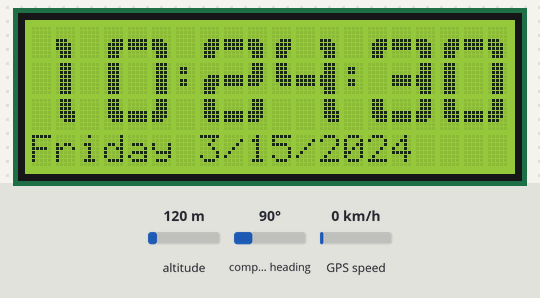
This sketch was run on a simulated Arduino Uno, built with avr-gcc and run on an emulated ATmega328P. Shown: 20×4 character LCD. Inputs (shaded band) come from the test bench; at power-on: altitude 120 m, compass heading 90°, GPS speed 0 km/h. The local clock reads 2024-03-15 10:24:30 at power-on unless the sketch sets it; the GPS gets a fix after 3 s at 37.7749, -122.4194 with 8 satellites.

Above: at 0.3 s.
At 5.3 s:
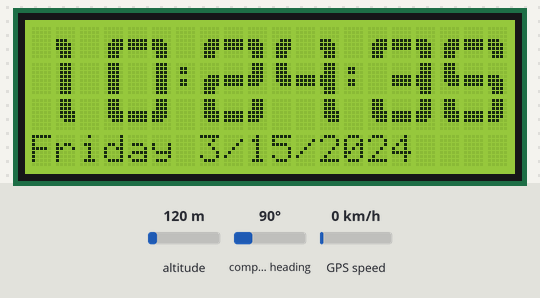
At 9.3 s:
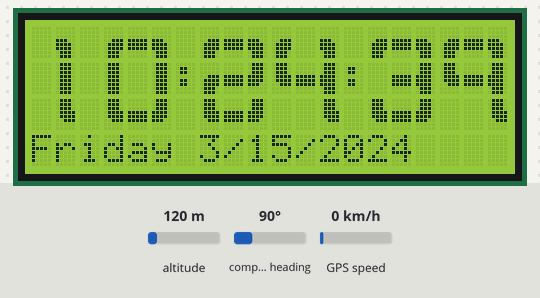
At 19.3 s:
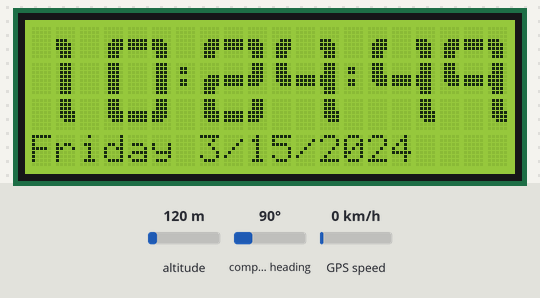
At 29.3 s:
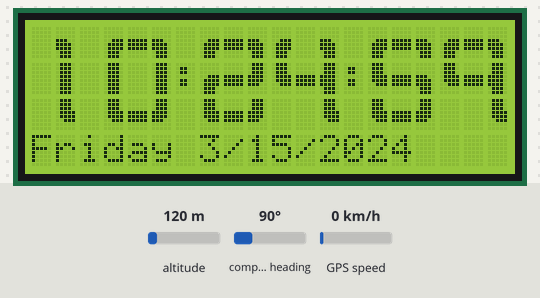
At 38.3 s:
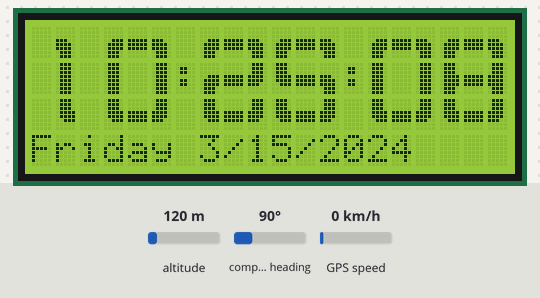

Measured:
- what the display in image 2 shows lasts 1.0 s, from 9.2 s to 10.2 s

The sketch:

GpsClock.ino
```cpp
/**
 * Simple clock using GPS and 20x4 I2C LCD display
 */

#include <TimeLib.h>
#include <Timezone.h>
#include <TinyGPS++.h>
#include <LiquidCrystal_I2C.h>
#include <SoftwareSerial.h>
#include "font.h"

LiquidCrystal_I2C lcd = LiquidCrystal_I2C(0x27, 20, 4);
TinyGPSPlus gps;
SoftwareSerial ss(4, 3);

TimeChangeRule usEDT = { "EDT", Second, Sun, Mar, 2, -240 };  //UTC - 4 hours
TimeChangeRule usEST = { "EST", First, Sun, Nov, 2, -300 };   //UTC - 5 hours
Timezone usEastern(usEDT, usEST);

boolean useMilitaryTime = false;

/**
 * Draw a big digit to the display
 */
void drawDigit(const int h, const int c) {
  const uint8_t *d PROGMEM = digit[c];

  for (int v = 0; v < 3; v++) {
    lcd.setCursor(h, v);
    lcd.write(pgm_read_byte(d++));
    lcd.write(pgm_read_byte(d++));
    lcd.write(pgm_read_byte(d++));
  }
}

/**
 * Draw a 2 digit integer in big digits
 */
void drawDigits(const int h, const int number) {
  drawDigit(h, (number / 10) % 10);
  drawDigit(h+3, number % 10);
}

uint8_t lastDay = -1;

void drawDate(time_t n) {
  uint8_t m = month(n);
  uint8_t d = day(n);
  short y = year(n);

  if (d != lastDay) {
    lastDay = d;

    lcd.setCursor(0, 3);
    for (int i = 0; i < 20; i++) {
      lcd.write(' ');
    }

    lcd.setCursor(0, 3);
    lcd.print(dayStr(weekday(n)));
    lcd.write(' ');
    lcd.print(m);
    lcd.write('/');
    lcd.print(d);
    lcd.write('/');
    lcd.print(y);
  }
}

uint8_t lastHour = -1, lastMinute = -1, lastSecond = -1;

/**
 * Draw the time in big digits, only updating the components that have changed.
 */
void drawTime(time_t n) {
  uint8_t h = hour(n);
  uint8_t m = minute(n);
  uint8_t s = second(n);

  if (!useMilitaryTime && h > 12) {
    h -= 12;
  }

  if (s != lastSecond) {
    drawDigits(14, s);

    if (m != lastMinute) {
      lastMinute = m;
      drawDigits(7, m);

      if (h != lastHour) {
        lastHour = h;
        drawDigits(0, h);
      }
    }
  }
}


uint8_t ls = 60;
void loop() {
  handleGps();

  uint8_t sec = gps.time.second();

  if (sec != ls) {
    ls = sec;

    setTime(gps.time.hour(), gps.time.minute(), sec, gps.date.day(), gps.date.month(), gps.date.year());

    if (timeStatus() == timeSet) {
      time_t localTime = usEastern.toLocal(now());

      drawTime(localTime);
      drawDate(localTime);
    }
  }
}

static void handleGps() {
  while (ss.available()) {
    gps.encode(ss.read());
  }
}

/**
 * Create a custom character from PROGMEM to the LCD
 */
void createChar(const int n, const uint8_t *data) {
  uint8_t ram[8];

  memcpy_P(ram, data, 8);

  lcd.createChar(n, ram);
}

/**
 * Init the LCD, send the custom characters, etc.
 */
void setupLcd() {
  lcd.init();
  lcd.clear();
  lcd.backlight();

  createChar(0, NWW);
  createChar(1, HORIZ);
  createChar(2, NE);
  createChar(3, VERT);
  createChar(4, T_LEFT);
  createChar(5, T_RIGHT);
  createChar(6, SW);
  createChar(7, SX);

  lcd.setCursor(6, 1);
  lcd.write(':');
  lcd.setCursor(13, 1);
  lcd.write(':');

  lcd.setCursor(0, 3);
  lcd.print("Acquiring satellites");
}

void setup() {
  Serial.begin(115200);
  ss.begin(9600);

  setupLcd();
}
```

font.h
```cpp
#ifndef FONT_H
#define FONT_H
#include <stdint.h>
#include <avr/pgmspace.h>

#define D_NW 0
#define D_HORIZ 1
#define D_NE 2
#define D_VERT 3
#define D_T_LEFT 4
#define D_T_RIGHT 5
#define D_SW 6
#define D_SE 7
#define SPACE ' '

const uint8_t NWW[] PROGMEM = {
  0b00000,
  0b00000,
  0b00000,
  0b00111,
  0b01111,
  0b01111,
  0b01110,
  0b01110
};
const uint8_t HORIZ[] PROGMEM = {
  0b00000,
  0b00000,
  0b00000,
  0b11111,
  0b11111,
  0b11111,
  0b00000,
  0b00000
};
const uint8_t NE[] PROGMEM = {
  0b00000,
  0b00000,
  0b00000,
  0b11100,
  0b11110,
  0b11110,
  0b01110,
  0b01110
};
const uint8_t VERT[] PROGMEM = {
  0b01110,
  0b01110,
  0b01110,
  0b01110,
  0b01110,
  0b01110,
  0b01110,
  0b01110
};

const uint8_t T_RIGHT[] PROGMEM = {
  0b01110,
  0b01110,
  0b01110,
  0b01111,
  0b01111,
  0b01111,
  0b01110,
  0b01110
};

const uint8_t T_LEFT[] PROGMEM = {
  0b01110,
  0b01110,
  0b01110,
  0b11110,
  0b11110,
  0b11110,
  0b01110,
  0b01110
};

const uint8_t SW[] PROGMEM = {
  0b01110,
  0b01110,
  0b01110,
  0b01111,
  0b01111,
  0b00111,
  0b00000,
  0b00000
};

const uint8_t SX[] PROGMEM = {
  0b01110,
  0b01110,
  0b01110,
  0b11110,
  0b11110,
  0b11100,
  0b00000,
  0b00000
};


const uint8_t digit[][9] PROGMEM = {
  { //0
    D_NW, D_HORIZ, D_NE,
    D_VERT, SPACE, D_VERT,
    D_SW, D_HORIZ, D_SE

  },
  { // 1
    SPACE, D_NE, SPACE,
    SPACE, D_VERT, SPACE,
    SPACE, D_SW, SPACE,

  },
  { // 2
    D_NW, D_HORIZ, D_NE,
    D_NW, D_HORIZ, D_SE,
    D_SW, D_HORIZ, D_SE,

  },
  { // 3
    D_NW, D_HORIZ, D_NE,
    SPACE, D_HORIZ, D_T_LEFT,
    D_SW, D_HORIZ, D_SE

  },
  { // 4
    D_NW, SPACE, D_NE,
    D_SW, D_HORIZ, D_T_LEFT,
    SPACE, SPACE, D_SW

  },
  { // 5
    D_NW, D_HORIZ, D_NE,
    D_SW, D_HORIZ, D_NE,
    D_SW, D_HORIZ, D_SE

  },
  { // 6
    D_NW, D_HORIZ, D_NE,
    D_T_RIGHT, D_HORIZ, D_NE,
    D_SW, D_HORIZ, D_SE

  },
  { // 7
    D_NW, D_HORIZ, D_NE,
    SPACE, SPACE, D_VERT,
    SPACE, SPACE, D_SW

  },
  { // 8
    D_NW, D_HORIZ, D_NE,
    D_T_RIGHT, D_HORIZ, D_T_LEFT,
    D_SW, D_HORIZ, D_SE

  },
  { // 9
    D_NW, D_HORIZ, D_NE,
    D_SW, D_HORIZ, D_T_LEFT,
    SPACE, SPACE, D_SW

  }
};

#endif
```
